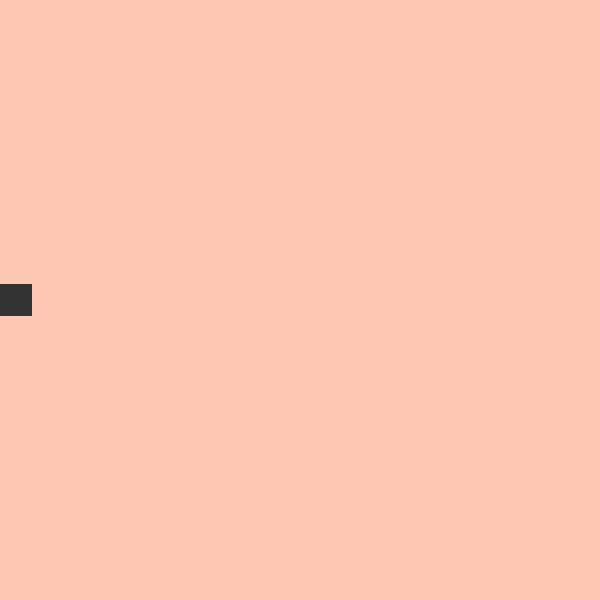
Frame 1 (no input)
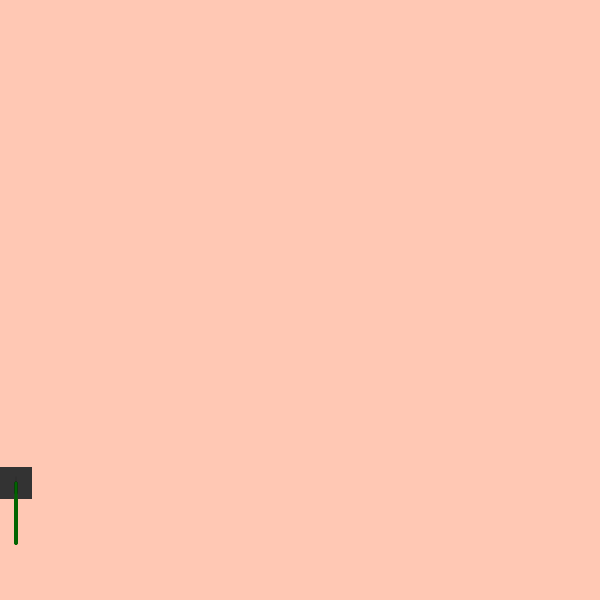
Frame 60 (no input)
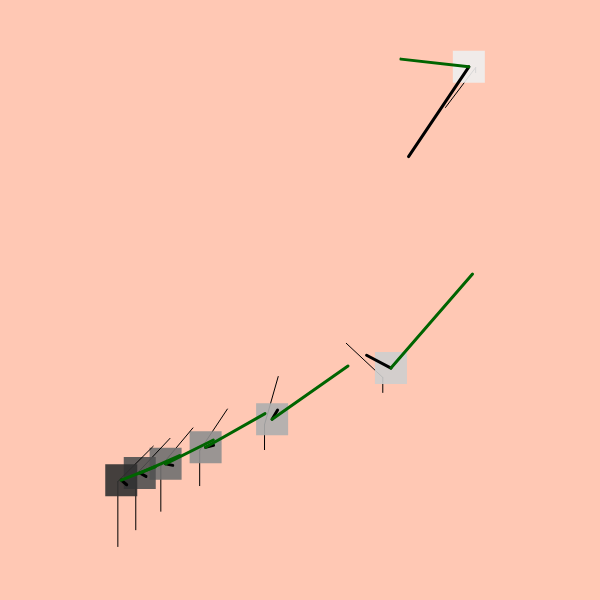
Frame 120 (the mouse pressed at the canvas centre since frame 60)

The p5.js sketch that drew these frames (run headless with seeded random() and noise() and a simulated clock; from frame 60 on, the mouse is pressed at the canvas centre):

// p5.js sketch
// ── sketch.js
let movers = [];
let liquid;
let gravity, wind, mouseForce, jump, water;
let debugButton, defaultConfig, gravitySlider, windSlider, mouseSlider, jumpSlider;

function setup() {
  createCanvas(600, 600);

  gravity = createVector(0, 0.1);
  wind = createVector(0.1, 0);
  mouseForce = 1;

  // movers
  movers.push(new Mover(0, height / 2, 1, 16));
  movers.push(new Mover(0, height / 2, 3, 16));
  movers.push(new Mover(0, height / 2, 5, 16));
  movers.push(new Mover(0, height / 2, 7, 16));
  movers.push(new Mover(0, height / 2, 9, 16));
  movers.push(new Mover(0, height / 2, 11, 16));
  movers.push(new Mover(0, height / 2, 13, 16));

  // liquids
  // liquid = new Liquid(width/3, height/3, width/3, height/3, 0.1);
  liquid = new Liquid(0, height * 2/3, width, height * 1/3, 0.1);

  // controls
  debugButton = createCheckbox("Force Lines", true);
  defaultConfig = createButton("Default Parameters")
  gravitySlider = createSlider(-0.5, 0.5, 0.1, 0.1);
  windSlider = createSlider(-1, 1, 0.2, 0.1);
  mouseSlider = createSlider(-1, 2, 1, 0.5);
  jumpSlider = createSlider(-2, 2, -1, 0.1);
  waterButton = createCheckbox("Water", false);

  defaultConfig.mousePressed(function() {
    gravitySlider.value(0.1);
    windSlider.value(0.2);
    mouseSlider.value(1);
    jumpSlider.value(-1);
  });
}

function draw() {
  background(255, 200, 180);

  // movers
  for (let mover of movers) {
    if (mouseIsPressed) {
      if (mouseX > 0 && mouseX < width && 
        mouseY > 0 && mouseY < height) {
        // move towards mouse with force
        let force = createVector(mouseX, mouseY);
        force.sub(mover.position);
        force.normalize();
        force.mult(mouseForce);
        mover.applyForce(force);
      }
    }

    if (keyIsPressed) {
      if (key == ' ') {
        mover.applyForce(createVector(0, jump));
      }
      if (key == "w") {
        let force = wind.copy();
        mover.applyForce(force);
      }
    }

    if (mover.contactEdge()) {
      let friction = mover.velocity.copy();
      friction.normalize();
      friction.mult(-1);
      friction.setMag(0.01);
      mover.applyForce(friction);	
    }

    if (waterButton.checked()) {
      if (liquid.containsMover(mover)) {
        let dragForce = liquid.calculateDrag(mover)
        mover.applyForce(dragForce);
      }
    }

    mover.applyForce(p5.Vector.mult(gravity, mover.mass));
    mover.checkEdges();
    mover.update();
    mover.show();

    // controls
    mover.debug = debugButton.checked();
    gravity.y = gravitySlider.value();
    wind.x = windSlider.value();
    mouseForce = mouseSlider.value();
    jump = jumpSlider.value();
  }

  // liquids
  if (waterButton.checked()) {
    liquid.show();
  }
}

function touchStarted() {
  if (mouseX > 0 && mouseX < width && 
      mouseY > 0 && mouseY < height) {
    
  }
}

// ── Liquid.js
class Liquid {
  constructor(x, y, w, h, c) {
    this.position = createVector(x, y)
    this.width = w;
    this.height = h;

    this.c = c
  }

  show() {
    noStroke();
    rectMode(CORNER);
    fill(0, 0, 200, map(this.c, 0, 1, 50, 150))
    rect(this.position.x, this.position.y, this.width, this.height)
  }

  // returns true if mover within <this>
  containsMover(mover) {
    return (mover.position.x >= this.position.x &&
        mover.position.x <= this.position.x + this.width &&
        mover.position.y >= this.position.y &&
        mover.position.y <= this.position.y + this.height
    )
  }

  calculateDrag(mover) {
    // get the movers velocity
    let speed = mover.velocity.mag();

    // coefficient of drag * speed^2
    let dragMagnitude = this.c * speed * speed;

    // copy velocity, reverse it, set to the calced magnitude
    let dragForce = mover.velocity.copy();
    dragForce.mult(-1);
    dragForce.setMag(dragMagnitude);
    dragForce.limit(speed);
    // Return the force.
    return dragForce;
  }
}
// ── Mover.js
class Mover {
  constructor(x,y, mass, radius) {
    this.position = createVector(x, y);
    this.velocity = createVector(0, 0);
    this.acceleration = createVector(0, 0);

    this.mass = mass;
    this.radius = radius;
    this.density = mass / radius;

    this.debug = false;
  }

  applyForce(force) {
    let f = p5.Vector.div(force, this.mass);
    this.acceleration.add(f);

    // visualise force
    if (this.debug) {
      strokeWeight(1)
      stroke(0)
      f = force.copy();
      f.mult(50);
      line(this.position.x,
          this.position.y,
          this.position.x + f.x,
          this.position.y + f.y
      )
    }
  }

  contactEdge() {
    return (this.position.y > height - this.radius - 1);
  }

  update() {
    this.velocity.add(this.acceleration);
    this.position.add(this.velocity);
    // this.acceleration.mult(0);
  }

  show() {
    stroke(0);
    let c = map(this.density, 0, 1, 255, 0);
    fill(c, 230);
    // circle(this.position.x, this.position.y, this.radius * 2);
    noStroke();
    rectMode(CENTER);
    square(this.position.x, this.position.y, this.radius * 2);

    if (this.debug) {
      strokeWeight(3);
      stroke(0);
      let acceleration = this.acceleration.copy();
      acceleration.mult(100);
      line(this.position.x,
          this.position.y,
          this.position.x + acceleration.x,
          this.position.y + acceleration.y
        )

      stroke(0, 100, 0);
      let velocity = this.velocity.copy();
      velocity.mult(10);
      line(this.position.x, 
          this.position.y, 
          this.position.x + velocity.x, 
          this.position.y + velocity.y
        )
      }
      // this should be in update but to visualise 
      // accel it needs to not be reset to 0 till after show()
      this.acceleration.mult(0);
    }

  checkEdges() {
    let elastic = 0.5;

    if (this.position.x > width - this.radius) {
      this.position.x = width - this.radius;
      this.velocity.x *= -1;
      this.velocity.x *= elastic;
    } else if (this.position.x < 0 + this.radius) {
      this.position.x = this.radius;
      this.velocity.x *= -1;
      this.velocity.x *= elastic;
    }

    if (this.position.y >= height - this.radius) {
      this.position.y = height - this.radius;
      this.velocity.y *= -1;
      this.velocity.y *= elastic;

      // if I make the ground a force to be like real life
      // problems - bouncing breaks
      // let force = p5.Vector.mult(gravity, this.mass);
      // force.mult(-1);
      // this.applyForce(force);
    } else if (this.position.y < this.radius) {
      this.position.y = this.radius;
      this.velocity.y *= -1;
      this.velocity.y *= elastic;
    }
  }
}
// ── style.css
html, body {
  padding: 0;
  color: rgb(0, 0, 0);
  background-color: rgb(0, 200, 255);
  display: block;
}

canvas {
  display: flex;
  position: fixed;
  margin: 5px;
  border: 5px solid rgb(0, 0, 0);

  /* https://stackoverflow.com/questions/78926760/prevent-unwanted-user-interactions-on-html-canvas */
  touch-action: none;
  -ms-touch-action: none;
  -webkit-user-select: none;
  user-select: none;
}

p {
  margin: 0px;
}

h4 {
  margin-bottom: 0px;
}
